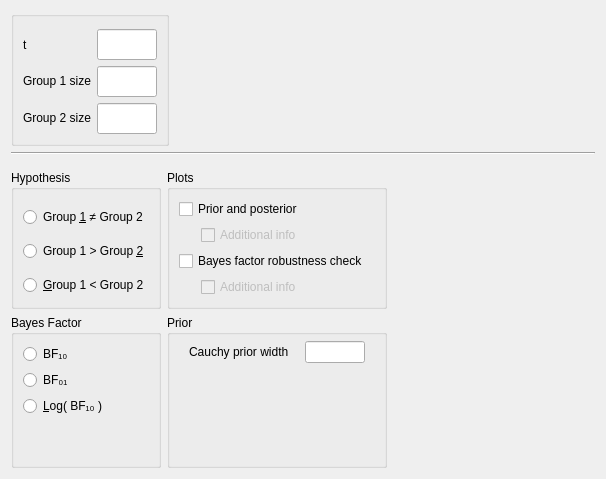
<?xml version="1.0" encoding="UTF-8"?>
<ui version="4.0">
 <class>BainTTestBayesianIndependentSamplesForm</class>
 <widget class="QWidget" name="BainTTestBayesianIndependentSamplesForm">
  <property name="geometry">
   <rect>
    <x>0</x>
    <y>0</y>
    <width>606</width>
    <height>479</height>
   </rect>
  </property>
  <property name="sizePolicy">
   <sizepolicy hsizetype="Fixed" vsizetype="Preferred">
    <horstretch>0</horstretch>
    <verstretch>0</verstretch>
   </sizepolicy>
  </property>
  <property name="windowTitle">
   <string>Form</string>
  </property>
  <layout class="QGridLayout" name="gridLayout">
   <item row="0" column="0">
    <widget class="BoundGroupBox" name="missingValues">
     <property name="title">
      <string/>
     </property>
     <property name="flat">
      <bool>false</bool>
     </property>
     <layout class="QGridLayout" name="gridLayout_6">
      <property name="topMargin">
       <number>12</number>
      </property>
      <item row="3" column="1">
       <widget class="BoundTextBox" name="n2Size">
        <property name="sizePolicy">
         <sizepolicy hsizetype="Fixed" vsizetype="Preferred">
          <horstretch>0</horstretch>
          <verstretch>0</verstretch>
         </sizepolicy>
        </property>
        <property name="minimumSize">
         <size>
          <width>60</width>
          <height>0</height>
         </size>
        </property>
        <property name="maximumSize">
         <size>
          <width>60</width>
          <height>16777215</height>
         </size>
        </property>
       </widget>
      </item>
      <item row="2" column="1">
       <widget class="BoundTextBox" name="n1Size">
        <property name="sizePolicy">
         <sizepolicy hsizetype="Fixed" vsizetype="Preferred">
          <horstretch>0</horstretch>
          <verstretch>0</verstretch>
         </sizepolicy>
        </property>
        <property name="minimumSize">
         <size>
          <width>60</width>
          <height>0</height>
         </size>
        </property>
        <property name="maximumSize">
         <size>
          <width>60</width>
          <height>16777215</height>
         </size>
        </property>
       </widget>
      </item>
      <item row="1" column="1">
       <widget class="BoundTextBox" name="tStatistic">
        <property name="sizePolicy">
         <sizepolicy hsizetype="Fixed" vsizetype="Preferred">
          <horstretch>0</horstretch>
          <verstretch>0</verstretch>
         </sizepolicy>
        </property>
        <property name="minimumSize">
         <size>
          <width>60</width>
          <height>0</height>
         </size>
        </property>
        <property name="maximumSize">
         <size>
          <width>60</width>
          <height>16777215</height>
         </size>
        </property>
       </widget>
      </item>
      <item row="3" column="0">
       <widget class="QLabel" name="label_4">
        <property name="text">
         <string>&lt;html&gt;&lt;head/&gt;&lt;body&gt;&lt;p&gt;Group 2 size&lt;/p&gt;&lt;/body&gt;&lt;/html&gt;</string>
        </property>
       </widget>
      </item>
      <item row="2" column="0">
       <widget class="QLabel" name="label_3">
        <property name="text">
         <string>&lt;html&gt;&lt;head/&gt;&lt;body&gt;&lt;p&gt;Group 1 size&lt;/p&gt;&lt;/body&gt;&lt;/html&gt;</string>
        </property>
       </widget>
      </item>
      <item row="1" column="0">
       <widget class="QLabel" name="label_2">
        <property name="text">
         <string>t</string>
        </property>
       </widget>
      </item>
     </layout>
    </widget>
   </item>
   <item row="0" column="1">
    <spacer name="horizontalSpacer_2">
     <property name="orientation">
      <enum>Qt::Horizontal</enum>
     </property>
     <property name="sizeHint" stdset="0">
      <size>
       <width>346</width>
       <height>20</height>
      </size>
     </property>
    </spacer>
   </item>
   <item row="1" column="0" colspan="2">
    <widget class="Line" name="line">
     <property name="font">
      <font>
       <weight>50</weight>
       <bold>false</bold>
      </font>
     </property>
     <property name="frameShadow">
      <enum>QFrame::Sunken</enum>
     </property>
     <property name="lineWidth">
      <number>1</number>
     </property>
     <property name="orientation">
      <enum>Qt::Horizontal</enum>
     </property>
    </widget>
   </item>
   <item row="2" column="0" colspan="2">
    <widget class="QWidget" name="gridWidget" native="true">
     <property name="sizePolicy">
      <sizepolicy hsizetype="Fixed" vsizetype="Fixed">
       <horstretch>0</horstretch>
       <verstretch>0</verstretch>
      </sizepolicy>
     </property>
     <layout class="QGridLayout" name="gridLayout_7">
      <property name="leftMargin">
       <number>0</number>
      </property>
      <property name="rightMargin">
       <number>0</number>
      </property>
      <property name="bottomMargin">
       <number>0</number>
      </property>
      <item row="1" column="1">
       <widget class="QWidget" name="widget_3" native="true">
        <property name="sizePolicy">
         <sizepolicy hsizetype="Preferred" vsizetype="Preferred">
          <horstretch>0</horstretch>
          <verstretch>0</verstretch>
         </sizepolicy>
        </property>
        <layout class="QGridLayout" name="gridLayout_2">
         <property name="leftMargin">
          <number>0</number>
         </property>
         <property name="topMargin">
          <number>0</number>
         </property>
         <property name="rightMargin">
          <number>0</number>
         </property>
         <property name="bottomMargin">
          <number>0</number>
         </property>
         <item row="0" column="0">
          <widget class="BoundGroupBox" name="groupBox">
           <property name="title">
            <string>Prior</string>
           </property>
           <layout class="QGridLayout" name="gridLayout_11">
            <property name="topMargin">
             <number>6</number>
            </property>
            <item row="0" column="1">
             <widget class="BoundTextBox" name="priorWidth">
              <property name="sizePolicy">
               <sizepolicy hsizetype="Fixed" vsizetype="Preferred">
                <horstretch>0</horstretch>
                <verstretch>0</verstretch>
               </sizepolicy>
              </property>
              <property name="minimumSize">
               <size>
                <width>60</width>
                <height>0</height>
               </size>
              </property>
              <property name="maximumSize">
               <size>
                <width>60</width>
                <height>16777215</height>
               </size>
              </property>
             </widget>
            </item>
            <item row="0" column="0">
             <widget class="QLabel" name="label">
              <property name="sizePolicy">
               <sizepolicy hsizetype="Fixed" vsizetype="Fixed">
                <horstretch>0</horstretch>
                <verstretch>0</verstretch>
               </sizepolicy>
              </property>
              <property name="text">
               <string>Cauchy prior width</string>
              </property>
             </widget>
            </item>
            <item row="1" column="0">
             <spacer name="verticalSpacer_2">
              <property name="orientation">
               <enum>Qt::Vertical</enum>
              </property>
              <property name="sizeHint" stdset="0">
               <size>
                <width>20</width>
                <height>40</height>
               </size>
              </property>
             </spacer>
            </item>
           </layout>
          </widget>
         </item>
        </layout>
       </widget>
      </item>
      <item row="0" column="0">
       <widget class="BoundGroupBox" name="hypothesis">
        <property name="title">
         <string>Hypothesis</string>
        </property>
        <property name="flat">
         <bool>true</bool>
        </property>
        <layout class="QGridLayout" name="gridLayout_9">
         <property name="bottomMargin">
          <number>0</number>
         </property>
         <item row="1" column="0">
          <widget class="QRadioButton" name="_2oneTailedGreaterThan">
           <property name="sizePolicy">
            <sizepolicy hsizetype="Fixed" vsizetype="Fixed">
             <horstretch>0</horstretch>
             <verstretch>0</verstretch>
            </sizepolicy>
           </property>
           <property name="text">
            <string>Group 1 &gt; Group &amp;2</string>
           </property>
          </widget>
         </item>
         <item row="0" column="0">
          <widget class="QRadioButton" name="_1twoTailed">
           <property name="sizePolicy">
            <sizepolicy hsizetype="Fixed" vsizetype="Fixed">
             <horstretch>0</horstretch>
             <verstretch>0</verstretch>
            </sizepolicy>
           </property>
           <property name="text">
            <string>Group &amp;1 ≠ Group 2</string>
           </property>
          </widget>
         </item>
         <item row="2" column="0">
          <widget class="QRadioButton" name="_3oneTailedLessThan">
           <property name="sizePolicy">
            <sizepolicy hsizetype="Fixed" vsizetype="Fixed">
             <horstretch>0</horstretch>
             <verstretch>0</verstretch>
            </sizepolicy>
           </property>
           <property name="text">
            <string>&amp;Group 1 &lt; Group 2</string>
           </property>
          </widget>
         </item>
        </layout>
       </widget>
      </item>
      <item row="1" column="0">
       <widget class="QWidget" name="widget_2" native="true">
        <property name="maximumSize">
         <size>
          <width>240</width>
          <height>16777215</height>
         </size>
        </property>
        <layout class="QGridLayout" name="gridLayout_5">
         <property name="leftMargin">
          <number>0</number>
         </property>
         <property name="topMargin">
          <number>0</number>
         </property>
         <property name="rightMargin">
          <number>0</number>
         </property>
         <property name="bottomMargin">
          <number>0</number>
         </property>
         <item row="4" column="0">
          <widget class="BoundGroupBox" name="bayesFactorType">
           <property name="title">
            <string>Bayes Factor</string>
           </property>
           <property name="flat">
            <bool>false</bool>
           </property>
           <layout class="QGridLayout" name="gridLayout_13">
            <item row="2" column="0">
             <widget class="QRadioButton" name="_3">
              <property name="sizePolicy">
               <sizepolicy hsizetype="Fixed" vsizetype="Fixed">
                <horstretch>0</horstretch>
                <verstretch>0</verstretch>
               </sizepolicy>
              </property>
              <property name="text">
               <string>&amp;Log( BF₁₀ )</string>
              </property>
             </widget>
            </item>
            <item row="1" column="0">
             <widget class="QRadioButton" name="_2">
              <property name="sizePolicy">
               <sizepolicy hsizetype="Fixed" vsizetype="Fixed">
                <horstretch>0</horstretch>
                <verstretch>0</verstretch>
               </sizepolicy>
              </property>
              <property name="text">
               <string>BF₀₁</string>
              </property>
             </widget>
            </item>
            <item row="0" column="0">
             <widget class="QRadioButton" name="_1">
              <property name="sizePolicy">
               <sizepolicy hsizetype="Fixed" vsizetype="Fixed">
                <horstretch>0</horstretch>
                <verstretch>0</verstretch>
               </sizepolicy>
              </property>
              <property name="text">
               <string>BF₁₀</string>
              </property>
             </widget>
            </item>
            <item row="3" column="0">
             <spacer name="verticalSpacer_3">
              <property name="orientation">
               <enum>Qt::Vertical</enum>
              </property>
              <property name="sizeHint" stdset="0">
               <size>
                <width>20</width>
                <height>40</height>
               </size>
              </property>
             </spacer>
            </item>
            <item row="1" column="1">
             <spacer name="horizontalSpacer_3">
              <property name="orientation">
               <enum>Qt::Horizontal</enum>
              </property>
              <property name="sizeHint" stdset="0">
               <size>
                <width>40</width>
                <height>20</height>
               </size>
              </property>
             </spacer>
            </item>
           </layout>
          </widget>
         </item>
        </layout>
       </widget>
      </item>
      <item row="0" column="1">
       <widget class="BoundGroupBox" name="plotsGroup">
        <property name="title">
         <string>Plots</string>
        </property>
        <layout class="QGridLayout" name="gridLayout_4">
         <item row="0" column="0" colspan="3">
          <widget class="BoundCheckBox" name="plotPriorAndPosterior">
           <property name="enabled">
            <bool>true</bool>
           </property>
           <property name="sizePolicy">
            <sizepolicy hsizetype="Fixed" vsizetype="Fixed">
             <horstretch>0</horstretch>
             <verstretch>0</verstretch>
            </sizepolicy>
           </property>
           <property name="text">
            <string>Prior and posterior</string>
           </property>
          </widget>
         </item>
         <item row="4" column="0">
          <widget class="QWidget" name="widget_4" native="true">
           <property name="maximumSize">
            <size>
             <width>16</width>
             <height>16777215</height>
            </size>
           </property>
          </widget>
         </item>
         <item row="2" column="1" colspan="3">
          <widget class="BoundCheckBox" name="plotPriorAndPosteriorAdditionalInfo">
           <property name="enabled">
            <bool>false</bool>
           </property>
           <property name="sizePolicy">
            <sizepolicy hsizetype="Fixed" vsizetype="Fixed">
             <horstretch>0</horstretch>
             <verstretch>0</verstretch>
            </sizepolicy>
           </property>
           <property name="text">
            <string>Additional info</string>
           </property>
          </widget>
         </item>
         <item row="3" column="0" colspan="3">
          <widget class="BoundCheckBox" name="plotBayesFactorRobustness">
           <property name="sizePolicy">
            <sizepolicy hsizetype="Fixed" vsizetype="Fixed">
             <horstretch>0</horstretch>
             <verstretch>0</verstretch>
            </sizepolicy>
           </property>
           <property name="text">
            <string>Bayes factor robustness check</string>
           </property>
          </widget>
         </item>
         <item row="4" column="1">
          <widget class="BoundCheckBox" name="plotBayesFactorRobustnessAdditionalInfo">
           <property name="enabled">
            <bool>false</bool>
           </property>
           <property name="sizePolicy">
            <sizepolicy hsizetype="Fixed" vsizetype="Fixed">
             <horstretch>0</horstretch>
             <verstretch>0</verstretch>
            </sizepolicy>
           </property>
           <property name="text">
            <string>Additional info</string>
           </property>
           <property name="tristate">
            <bool>false</bool>
           </property>
          </widget>
         </item>
        </layout>
       </widget>
      </item>
     </layout>
    </widget>
   </item>
  </layout>
 </widget>
 <customwidgets>
  <customwidget>
   <class>BoundTextBox</class>
   <extends>QLineEdit</extends>
   <header>widgets/boundtextbox.h</header>
  </customwidget>
  <customwidget>
   <class>BoundGroupBox</class>
   <extends>QGroupBox</extends>
   <header>widgets/boundgroupbox.h</header>
   <container>1</container>
  </customwidget>
  <customwidget>
   <class>BoundCheckBox</class>
   <extends>QCheckBox</extends>
   <header>widgets/boundcheckbox.h</header>
  </customwidget>
 </customwidgets>
 <resources/>
 <connections>
  <connection>
   <sender>plotPriorAndPosterior</sender>
   <signal>toggled(bool)</signal>
   <receiver>plotPriorAndPosteriorAdditionalInfo</receiver>
   <slot>setEnabled(bool)</slot>
   <hints>
    <hint type="sourcelabel">
     <x>318</x>
     <y>588</y>
    </hint>
    <hint type="destinationlabel">
     <x>325</x>
     <y>611</y>
    </hint>
   </hints>
  </connection>
  <connection>
   <sender>plotBayesFactorRobustness</sender>
   <signal>toggled(bool)</signal>
   <receiver>plotBayesFactorRobustnessAdditionalInfo</receiver>
   <slot>setEnabled(bool)</slot>
   <hints>
    <hint type="sourcelabel">
     <x>318</x>
     <y>588</y>
    </hint>
    <hint type="destinationlabel">
     <x>325</x>
     <y>611</y>
    </hint>
   </hints>
  </connection>
 </connections>
</ui>
